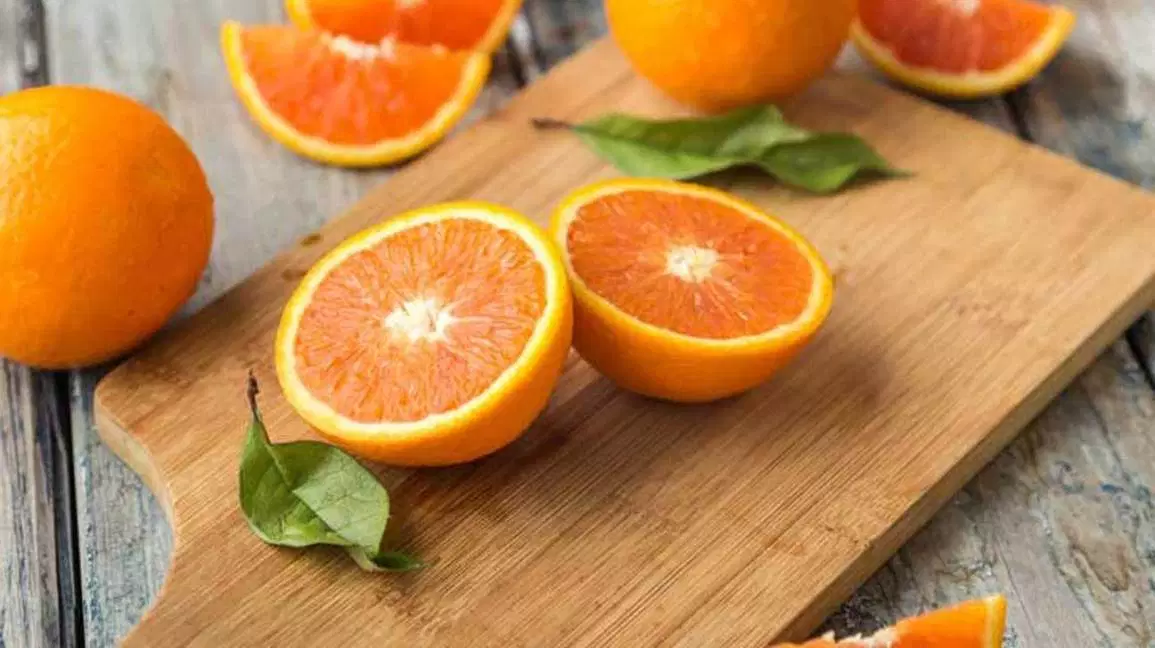
#> input picture 3.Feature-Types-Image-Segmentation/Images/oranges.jpg, 1155 x 648 px, found by its file name
$ jupyter execute k-means-clustering.ipynb   (shell and % lines are left out)
#> lines starting #> are read from the running program, lines starting #| are printed output that depends on the picture
[cell 1]
import numpy as np
import matplotlib.pyplot as plt
import cv2

[cell 2]
image = cv2.imread('Images/oranges.jpg')
#> image is the input picture: shape (648, 1155, 3); mean B, G, R 76.2, 132.2, 185.6
image = cv2.cvtColor(image, cv2.COLOR_BGR2RGB)

plt.imshow(image)

[cell 3]
# Reshape image into a 2D array of pixels and 3 color values (RGB)
pixel_vals = image.reshape((-1,3))

# Convert to float type
pixel_vals = np.float32(pixel_vals)

[cell 4]
criteria = (cv2.TERM_CRITERIA_EPS + cv2.TERM_CRITERIA_MAX_ITER, 100, 0.2)

k = 3
retval, labels, centers = cv2.kmeans(pixel_vals, k, None, criteria, 10, cv2.KMEANS_RANDOM_CENTERS)
#> retval = 1.89e+09; centers = [[205.5, 166.4, 119], [223.5, 121.5, 27.64], [108.1, 76.28, 42.07]]

# convert data into 8-bit values
centers = np.uint8(centers)
#> centers = [[205, 166, 118], [223, 121, 27], [108, 76, 42]]
segmented_data = centers[labels.flatten()]

# reshape data into the original image dimensions
segmented_image = segmented_data.reshape((image.shape))
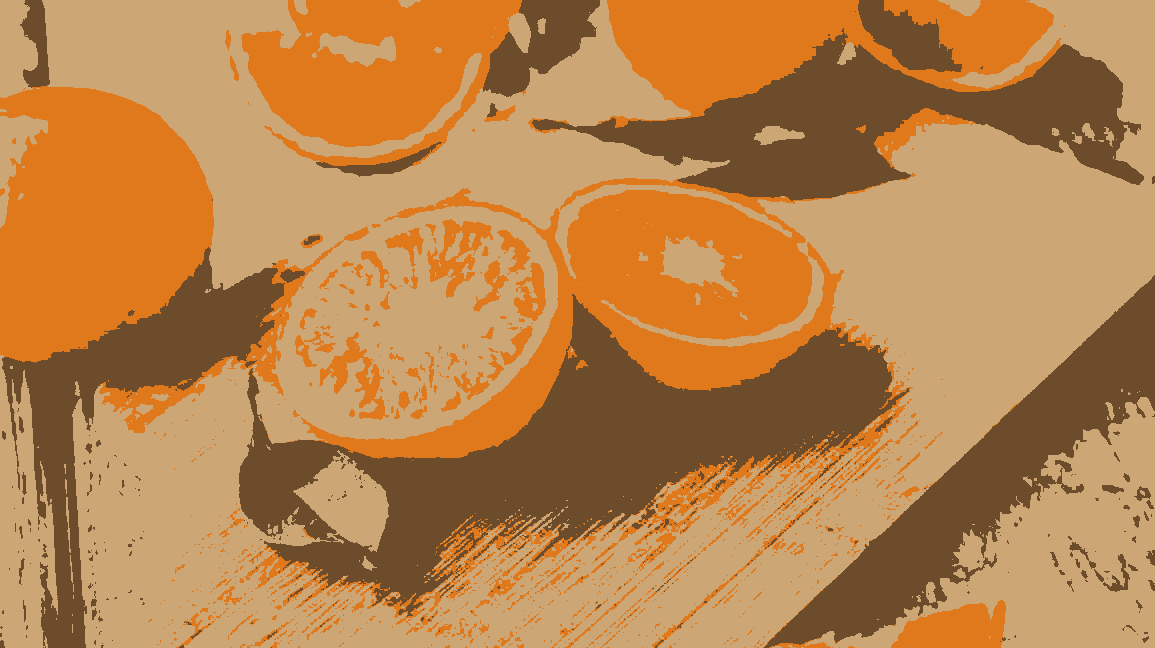
#> segmented_image: shape (648, 1155, 3); mean R, G, B 185.2, 131.8, 75.6
labels_reshape = labels.reshape(image.shape[0], image.shape[1])
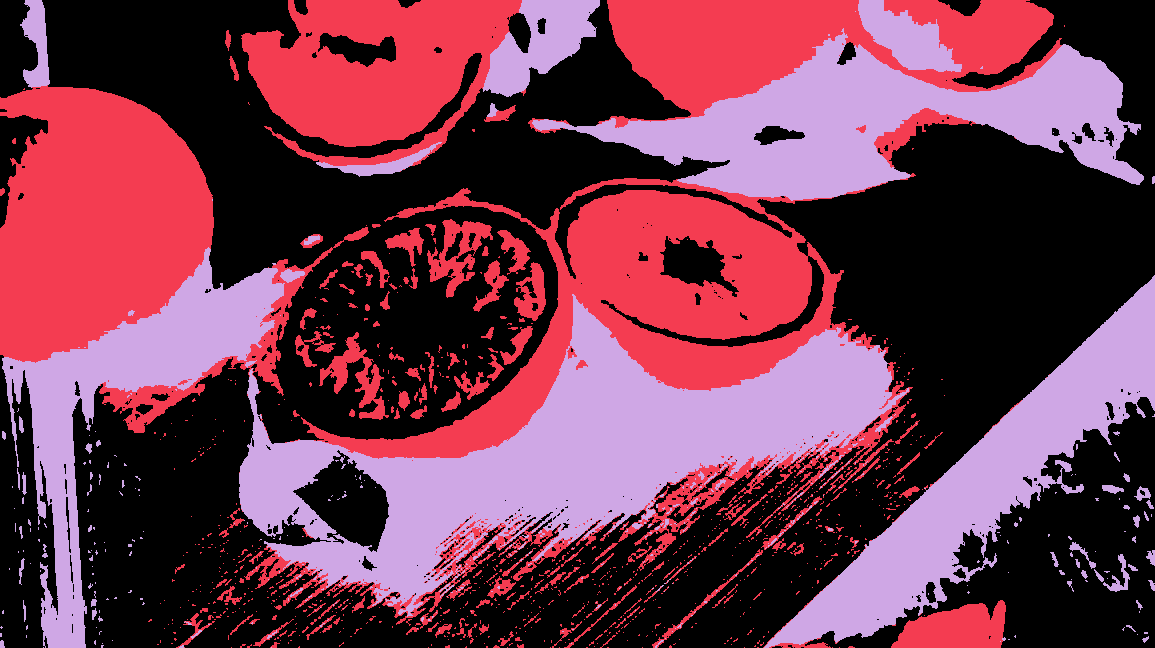
#> labels_reshape: shape (648, 1155) int32; 3 distinct labels, from 0 to 2; one colour per label, 0 black

plt.imshow(segmented_image)

[cell 5]
# mask an image segment by cluster

cluster = 0 # Select the oranges

masked_image = np.copy(image)
# turn the mask green!
masked_image[labels_reshape == cluster] = [0, 255, 0]
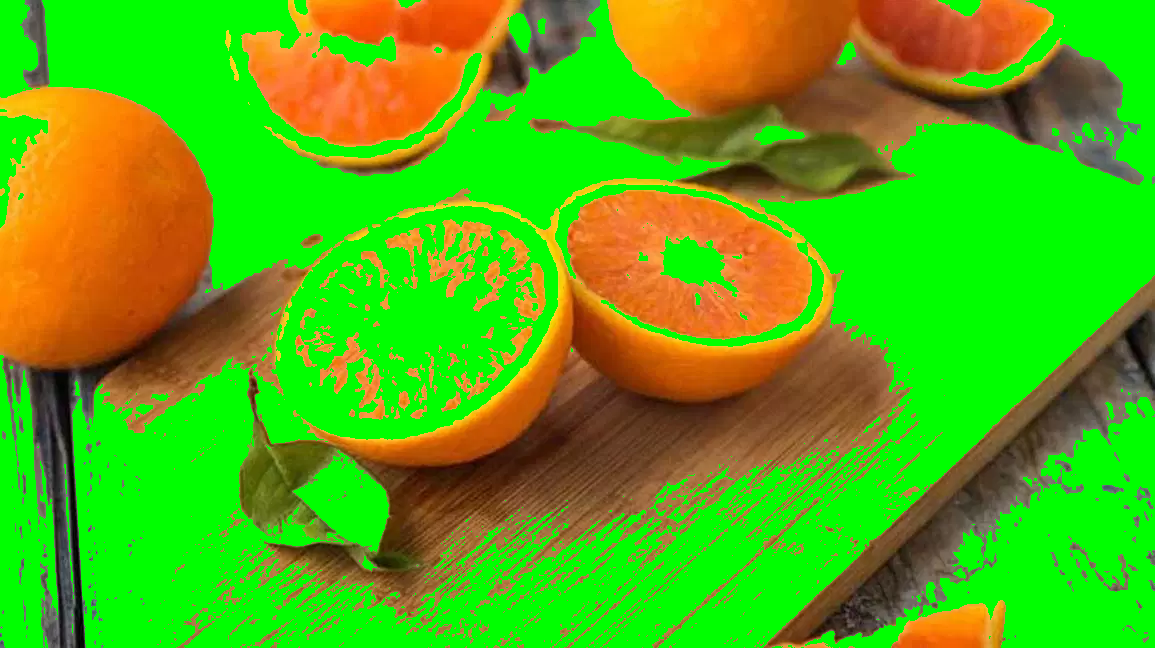
#> masked_image: shape (648, 1155, 3); mean R, G, B 84.5, 175.8, 17.7

plt.imshow(masked_image)
